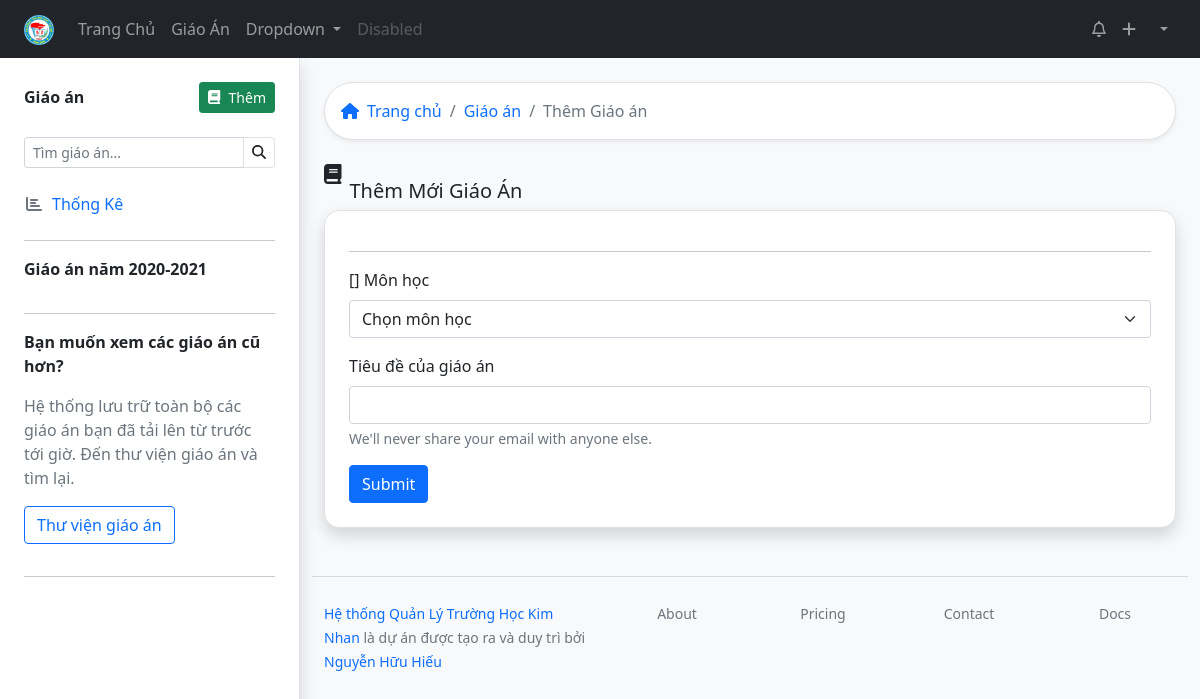
The app's page /lesson/add/ (signed in), older data.
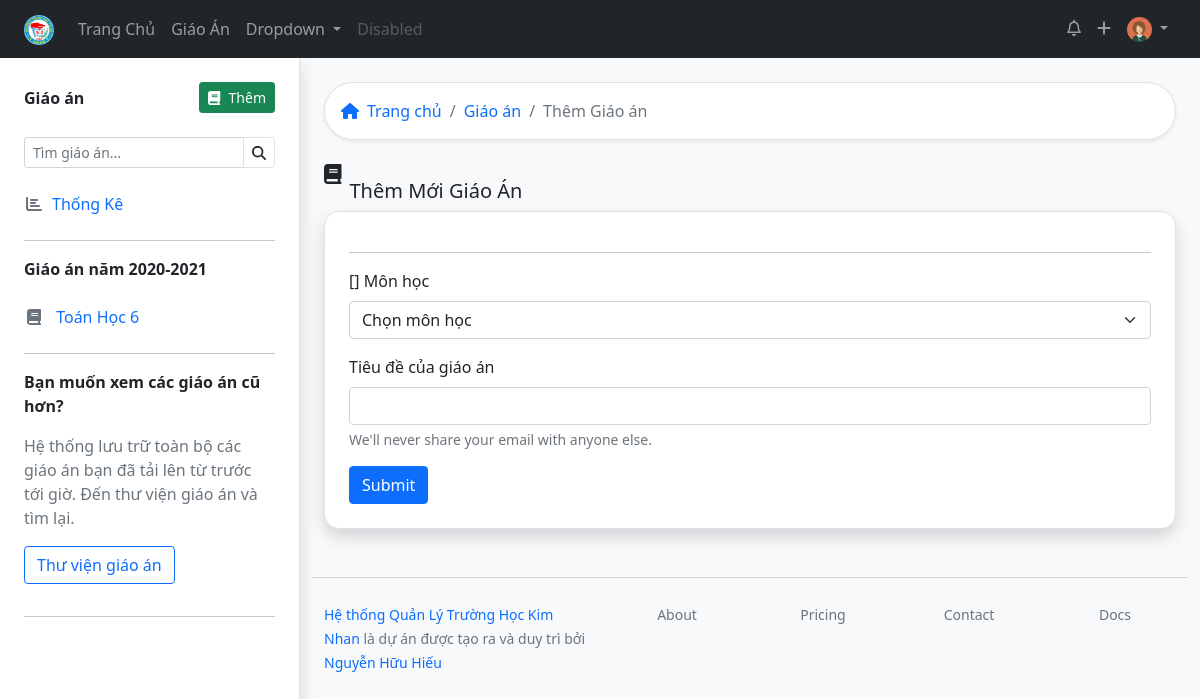
The same page, newer data.
### lessonmanagement/models.py (models this page shows, shortened)
class Teacher(models.Model):
    user = models.OneToOneField(User, on_delete=models.SET_NULL, blank=True, null=True, verbose_name="Tài khoản đăng nhập", help_text="Tài khoản đăng nhập viết liền không dấu. Ví dụ: nhhieu. Viết tắt của Nguyễn Hữu Hiếu. Nếu trùng họ tên thì thêm số vào sau, ví dụ nhhieu2")
    firstname = models.CharField("Họ",max_length=20, blank=True)
    lastname = models.CharField("Tên", max_length=20, blank=True)
    zalo_number = models.DecimalField(verbose_name="Số điện thoại",help_text="Số điện thoại có đăng ký zalo, sử dụng để nhận thông báo từ ban giám hiệu", max_digits=12, decimal_places=0,null=True, blank=True)
    birth_date = models.DateField("Ngày sinh", null=True, blank=True)
    SEX_CHOICES = [
    ('male', 'Nam'),
    ('female', 'Nữ')
    ]
    sex = models.CharField(verbose_name="Giới tính", max_length=6, choices=SEX_CHOICES, null=True, blank=True)
    main_subject = models.ForeignKey("Subject",on_delete=models.SET_NULL,null=True,blank=True, verbose_name="Chuyên môn chính")
    EDUCATION_LEVEL_CHOICES = [
        ('inter', 'Trung Cấp'),
        ('college', 'Cao Đẳng'),
        ('university', 'Đại Học'),
        ('master', 'Thạc Sĩ')
    ]
    education_level = models.CharField(max_length=20, choices=EDUCATION_LEVEL_CHOICES, null=True, blank=True)
    is_work = models.BooleanField("Có đang công tác",default=True, help_text="Tích vào ô nếu đang công tác tại trường, bỏ tích nếu đã nghỉ hưu hoặc chuyển sang đơn vị khác")
    def user_directory_path(instance, filename):
        return 'user_{0}/{1}'.format(instance.user.id, filename)
    avatar = models.ImageField("Ảnh đại diện", help_text = "Ảnh nên được crop về ảnh vuông để đạt được độ thẩm mỹ cao nhất",upload_to = user_directory_path, blank = True, null = True)
    def full_name(self):
        return ('%s %s') % (self.firstname, self.lastname)
    class Meta:
        verbose_name = "Giáo viên"
        verbose_name_plural = "Giáo viên"
    def lesson_list(self):
        return self.lesson_set.all()
    def subject_classyear_list(self):
        return self.subjectclassyear_set.filter(is_teach_now = True).order_by('subject__title').values('subject__title', 'classyear__startyear').distinct()

class SchoolAbstract(models.Model):
    title = models.CharField(max_length=50, verbose_name="Tiêu đề")
    description = models.CharField(max_length=200, verbose_name="Mô tả sơ lược", blank=True)
    cover = models.ImageField(upload_to="coverimages/", verbose_name="Ảnh bìa", null = True, blank = True)
    class Meta:
        abstract = True

class Subject(SchoolAbstract):
    group = models.ForeignKey("GroupSubject", related_name='subject123',on_delete=models.SET_NULL, null=True, blank=True, verbose_name='Bộ môn')
    subject_slug = models.SlugField(max_length=50, null=True, blank=True)
    class Meta:
        verbose_name = "Môn học"
        verbose_name_plural = "Môn học"

### lessonmanagement/views.py (the view)
# urls.py: path('lesson/add/', views.addlesson, name="addlesson"),
def addlesson(request):
    return render(request, 'lesson_add.html', {})

### lessonmanagement/templatetags/lessonmanagement_extras.py (called while the page is built)
@register.filter
def classlevel(value):
    now = datetime.now()
    i = 0
    if (now.month < 9):
        i =  (now.year - value) + 5
    else:
        i = (now.year - value) + 6
    if i in [6,7,8,9]:
        return i
    else:
        return value

### lessonmanagement/templates/lesson_add.html (shortened to what this page needs)
{% extends 'base_withsidebar.html' %}
{% block content %}
<div class="bg-white border shadow-sm p-3 rounded-pill mb-4">
    <nav aria-label="breadcrumb">
      <ol class="breadcrumb m-0 ">
        <li class="breadcrumb-item"><a href="{% url 'index' %}" class="text-decoration-none"><i class="fas fa-home me-2"></i>Trang chủ</a></li>
        <li class="breadcrumb-item"> <a href="{% url 'alllessons' %}" class="text-decoration-none">Giáo án</a></li>
        <li class="breadcrumb-item active" aria-current="page">Thêm Giáo án</li>
      </ol>
    </nav>
  </div>
  <h5><i class="fas fa-book  me-2 mb-3"></i>Thêm Mới Giáo Án</h5>
  <form class="bg-white border rounded-15 shadow p-4">
    <div class="mb-3">
      {% regroup request.user.teacher.list_subject by subject__title  as country_list %}
    <hr>
      {{ country_list }}
      <label for="exampleInputEmail1" class="form-label">Môn học</label>
      <select class="form-select"  id="exampleInputEmail1" name="hih">
        <option selected>Chọn môn học</option>
      </select>
    </div>
    <div class="mb-3">
      <label for="exampleInputEmail1" class="form-label">Tiêu đề của giáo án</label>
      <input type="text" class="form-control" id="exampleInputEmail1" name="tst" aria-describedby="emailHelp">
      <div id="emailHelp" class="form-text">We'll never share your email with anyone else.</div>
    </div>
    <button type="submit" class="btn btn-primary">Submit</button>
  </form>
{% endblock %}

### lessonmanagement/templates/topnav.html (shortened to what this page needs)
      {% load static %}
      <nav class="navbar navbar-expand-lg navbar-dark bg-dark  ">
        <div class="container-fluid px-lg-4">
          <a class="navbar-brand" href="{% url 'index' %}"><img src="{% static 'imgs/logo_thcsanhson.png'%}" alt="" height="30px"></a>
          <div class="collapse navbar-collapse" id="navbarSupportedContent">
            <ul class="navbar-nav me-auto mb-2 mb-lg-0">
              <li class="nav-item">
                <a class="nav-link {% if request.path == '/' %} active {% endif %}" aria-current="page" href="{% url 'index' %}">Trang Chủ</a>
              </li>
              <li class="nav-item">
                <a class="nav-link {% if request.path == '/lessondashboard/' %} active {% endif %}" href="{% url 'lessondashboard' %}">Giáo Án</a>
              </li>
              <li class="nav-item dropdown">
                <a class="nav-link dropdown-toggle" href="#" id="navbarDropdown" role="button" data-bs-toggle="dropdown" aria-expanded="false">
                  Dropdown
                </a>
              </li>
              <li class="nav-item">
                <a class="nav-link disabled" href="#" tabindex="-1" aria-disabled="true">Disabled</a>
              </li>
            </ul>
            <ul class="navbar-nav  mb-2 mb-lg-0">
              <li class="nav-item">
                <a class="nav-link"  href="#"><i class="far fa-bell"></i></a>
              </li>
              <li class="nav-item">
                <a class="nav-link" href="#"><i class="fas fa-plus"></i></a>
              </li>
              <li class="nav-item dropdown">
                <a class="nav-link dropdown-toggle" href="#" id="navbarDropdown" role="button" data-bs-toggle="dropdown" aria-expanded="false">
                  <img src="{% if request.user.teacher.avatar %}{{ request.user.teacher.avatar.url }} {% endif %}" class="rounded-circle" alt="" height="25px">
                </a>
              </li>
            </ul>
          </div>
        </div>
      </nav>

### lessonmanagement/templates/sidebar.html (shortened to what this page needs)
{% load lessonmanagement_extras %}
{% with teacher=request.user.teacher %}
<div class="position-sticky top-0 start-0 pt-4">
    <div class="d-flex justify-content-between mb-4 align-items-center">
      <span class="fw-bold">Giáo án</span>
      <a href="{% url 'addlesson' %}" class="btn btn-success btn-sm  "><i class="fas fa-book me-2"></i>Thêm</a>
      </div>
      <form action="">
        <div class="input-group input-group-sm mb-3">
        <input type="search" class="form-control " list="datalistOptions" id="exampleDataList" placeholder="Tìm giáo án..." aria-describedby="button-addon2">
          <button class="btn border" type="submit" id="button-addon2"><i class="fas fa-search"></i></button>
        </div>
      </form>
      <div class="list-group">
        <a href="{% url 'lessondashboard' %}" class="list-group-item list-group-item-action border-0 text-primary ps-0 {% if request.path == '/lessondashboard/' %} fw-bold {% endif %}"><i class="fas fa-chart-bar me-2 text-muted  fa-fw "></i>Thống Kê</a>
        <hr >
        {% now "m" as current_month %}
        {% now "Y" as current_year %}
        {% if current_month|add:"0" < 9 %}
      <span class="fw-bold mb-3">Giáo án năm {{ current_year|add:'-1'}}-{{current_year }} </span>
      {% else %}
      <span class="fw-bold mb-3">Giáo án năm {{current_year }}-{{current_year|add:'1' }} </span>
       {% endif %}
        {% for i in teacher.subject_classyear_list %}
     <a href="{% url 'lessons_subject_level' i.subject__title|slugify i.classyear__startyear %}" class="list-group-item list-group-item-action border-0 text-primary ps-0"><i class="fas fa-book fa-fw me-2 text-muted"></i> {{ i.subject__title }} {{ i.classyear__startyear|classlevel }} </a>
        {% endfor %}
        <hr>
        <span class="fw-bold mb-3">Bạn muốn xem các giáo án cũ hơn?</span>
        <p class="text-muted pe-3">Hệ thống lưu trữ toàn bộ các giáo án bạn đã tải lên từ trước tới giờ. Đến thư viện giáo án và tìm lại.</p>
      </div>
      <a href="{% url 'alllessons' %}" class="btn btn-outline-primary mb-3">Thư viện giáo án </a>
      <hr>
    </div>
  {% endwith %}

Row changes from the older to the newer data that the page shows:
now on this page (row edited): Subject: subject__title "Toán Học", classyear__startyear|classlevel "6"
